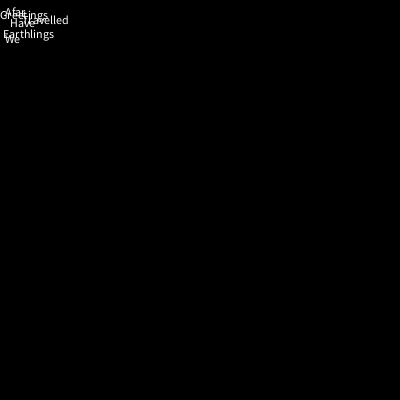
Frame 1 (no input)
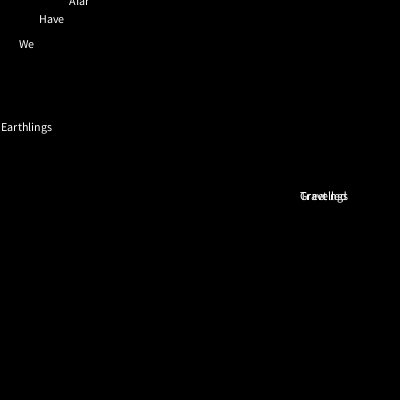
Frame 60 (the mouse pressed at the canvas centre just before this capture)
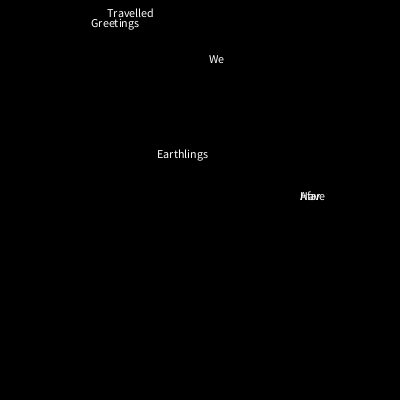
Frame 120 (the mouse held since frame 60 and released just before this capture)

The Processing sketch that drew these frames (run headless with seeded random() and noise(); from frame 60 on, the mouse is pressed at the canvas centre):

// Processing sketch: processing_115704
// ── processing_115704.pde

Text myText1;
Text myText2;
Text myText3;
Text myText4;
Text myText5;
Text myText6;
void setup() {
  size(400, 400);
  myText1= new Text("Greetings",color(255),10,30,10);
  myText2 = new Text("Earthlings",color(255),20,40,10);
  myText3 = new Text("We",color(255),30,50,10);
  myText4= new Text("Have",color(255),40,60,10);
  myText5= new Text("Travelled",color(255),50,70,10);
  myText6= new Text("Afar",color(255),60,80,10);
}
void draw() {
  background(0);
  myText1.move();
  myText1.display();
  myText2.move();
  myText2.display();
  myText3.move();
  myText3.display();
  myText4.move();
  myText4.display();
  myText5.move();
  myText5.display();
  myText6.move();
  myText6.display();
}
//Class
class Text {
  //Fields
  String t;
  color c;
  float xpos;
  float ypos;
  float xspeed;
  //Constructor
  Text(String thestring, color shadeC, float shadeXpos, float shadeYpos, float shadeXspeed) {
    t=thestring;
    c=shadeC;
    xpos=shadeXpos;
    ypos=shadeYpos;
    xspeed=shadeXspeed;
  }
  void display() {
    stroke(0);
    fill(c);
    text(t,xpos,ypos);
    
  }
  void move() {
    xpos=random(xpos-xspeed);
    ypos=random(ypos);
    if (xpos>width) {
      xpos=0;
    }
    if (xpos<0) {
      xpos=300;
    if(ypos<0);
    ypos=200;
    }
  }
}
